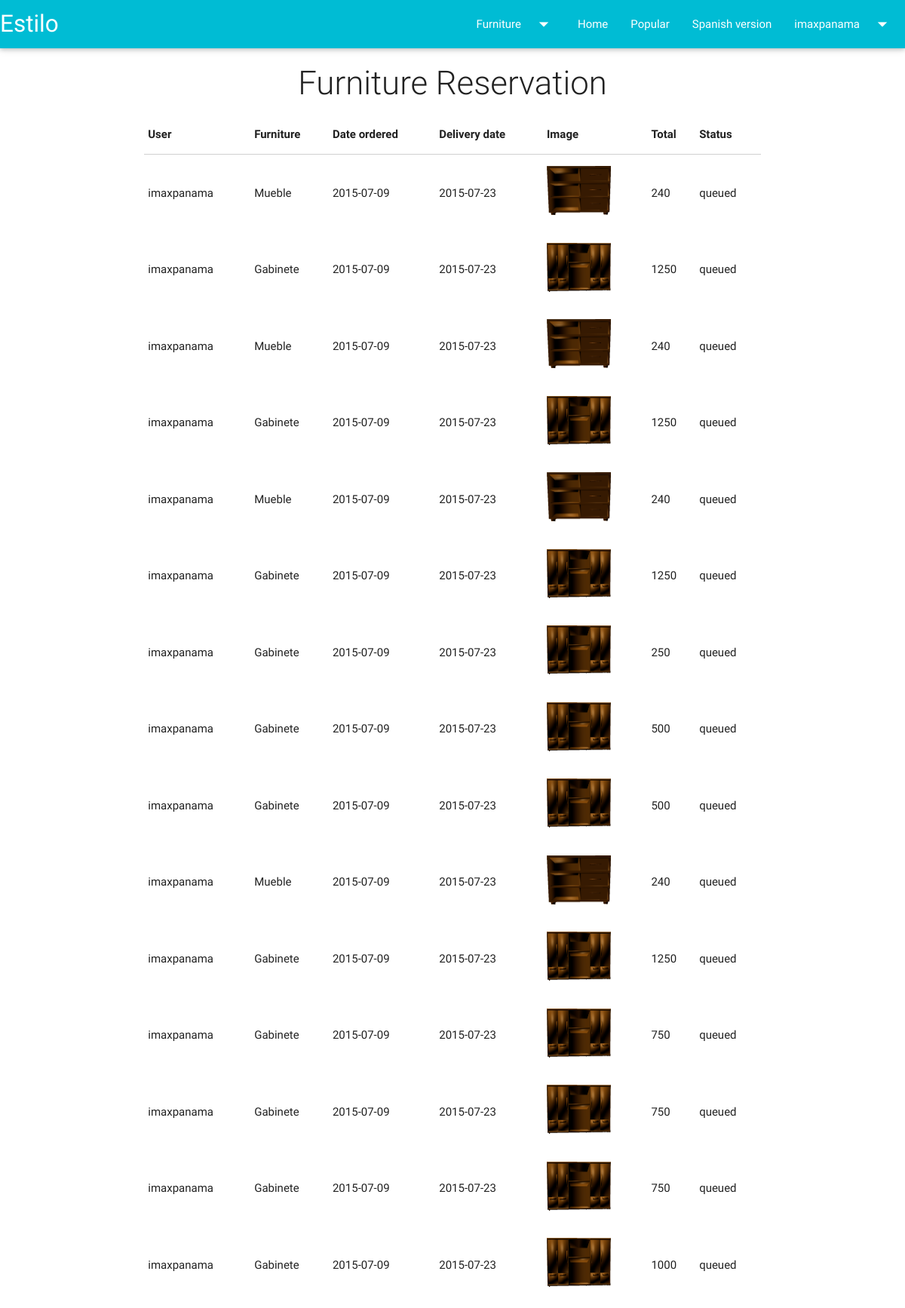
Before: /u-ver-reser.php (signed in) with the older database file.
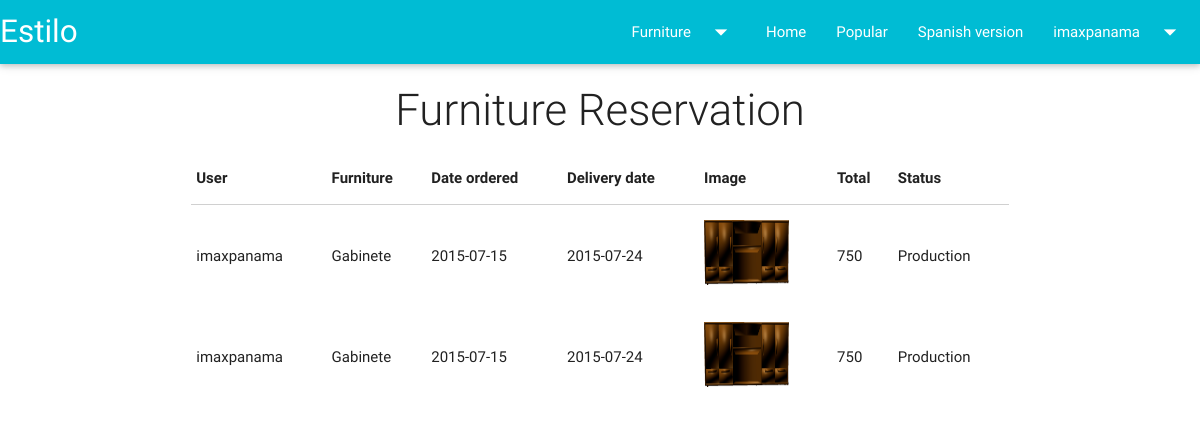
After: the same page with the newer database file.
### tables this page shows
CREATE TABLE IF NOT EXISTS `reserva` (
  `idreserva` int(5) NOT NULL AUTO_INCREMENT,
  `total` double NOT NULL,
  `fecha_ordenado` date NOT NULL,
  `fecha_entrega` date NOT NULL,
  `img` varchar(250) NOT NULL,
  `iduser` int(5) NOT NULL,
  `idmueble` int(5) NOT NULL,
  `estado` text NOT NULL,
  `orden` varchar(10) NOT NULL,
  `canti` int(11) NOT NULL,
  `fecha_p` date NOT NULL,
  PRIMARY KEY (`idreserva`),
  KEY `iduser` (`iduser`),
  KEY `idmueble` (`idmueble`)
);

CREATE TABLE IF NOT EXISTS `usuario` (
  `iduser` int(5) NOT NULL AUTO_INCREMENT,
  `usuario` varchar(25) NOT NULL,
  `nombre` varchar(25) NOT NULL,
  `apellido` varchar(25) NOT NULL,
  `contra` varchar(100) NOT NULL,
  `correo` varchar(50) NOT NULL,
  `telefono` varchar(9) NOT NULL,
  `dui` varchar(10) NOT NULL,
  `tipo` varchar(10) NOT NULL,
  `count` int(11) NOT NULL DEFAULT '0',
  PRIMARY KEY (`iduser`)
);

CREATE TABLE IF NOT EXISTS `mueble` (
  `idmueble` int(5) NOT NULL AUTO_INCREMENT,
  `nombre` varchar(50) NOT NULL,
  `descri` varchar(500) NOT NULL,
  `tipo` varchar(50) NOT NULL,
  `precio` double DEFAULT NULL,
  `img` varchar(250) DEFAULT NULL,
  `vis` int(10) DEFAULT NULL,
  PRIMARY KEY (`idmueble`)
);

### u-ver-reser.php (the view, shortened to what this page needs)
<?php
if (isset($_SESSION['suser'])) {
  $id = $_SESSION['suser'];
$consulta = "SELECT * FROM reserva where iduser='".$id."'";
$result = mysql_query($consulta);
?>
<!doctype html>
<html lang="es">
<head>
  <link type="text/css" rel="stylesheet" href="css/style.css" media="screen, projection"/>
  <link type="text/css" rel="stylesheet" href="css/materialize.css"  media="screen,projection"/>
</head>
<body>
    <h3 class="light center">Furniture Reservation</h3>
    <div class="container">
      <div class="row">
    <table class="responsive-table col s12">
      <thead>
        <tr>
          <th>User</th>
          <th>Furniture</th>
          <th>Date ordered</th>
          <th>Delivery date</th>
          <th>Image</td>
          <th>Total</th>
          <th>Status</th>
        </tr>
     </thead>
       <?php while($row = mysqli_fetch_array($result)) {
        $sql = mysql_query("SELECT usuario FROM usuario WHERE iduser= '".$row['iduser']."'");
        $dato = mysql_fetch_array($sql);
        $user = $dato['usuario'];
        $sql0 = mysql_query("SELECT nombre FROM mueble WHERE idmueble= '".$row['idmueble']."'");
        $dato0 = mysql_fetch_array($sql0);
        $mueble = $dato0['nombre'];
        ?>
      <tr>
        <td><p><?php echo $user;?></p></td>
        <td><p><?php echo $mueble;?></p></td>
        <td><p><?php echo $row['fecha_ordenado'];?></p></td>
        <td><p><?php echo $row['fecha_entrega'];?></p></td>
        <td><img src="<?php echo $row['img'];?>" style="width: 85px; height:65px;"></td>
        <td><p><?php echo $row['total'];?></p></td>
        <td><p><?php echo $row['estado'];?></p></td>
        <?php } ?>
      </tr>
    </table>
      </div>
    </div>
</body>
</html>
 <?php
}else{
  echo '<script> alert("Unauthenticated user "); location.href = "index.php"; </script>';
}
  ?>

Changed rows visible on the page:
removed reserva: iduser.usuario "imaxpanama", mueble.nombre "Mueble", fecha_ordenado "2015-07-09", fecha_entrega "2015-07-23", img (picture), total "240", estado "queued"
removed reserva: iduser.usuario "imaxpanama", mueble.nombre "Gabinete", fecha_ordenado "2015-07-09", fecha_entrega "2015-07-23", img (picture), total "1250", estado "queued"
removed reserva: iduser.usuario "imaxpanama", mueble.nombre "Mueble", fecha_ordenado "2015-07-09", fecha_entrega "2015-07-23", img (picture), total "240", estado "queued"
removed reserva: iduser.usuario "imaxpanama", mueble.nombre "Gabinete", fecha_ordenado "2015-07-09", fecha_entrega "2015-07-23", img (picture), total "1250", estado "queued"
removed reserva: iduser.usuario "imaxpanama", mueble.nombre "Mueble", fecha_ordenado "2015-07-09", fecha_entrega "2015-07-23", img (picture), total "240", estado "queued"
removed reserva: iduser.usuario "imaxpanama", mueble.nombre "Gabinete", fecha_ordenado "2015-07-09", fecha_entrega "2015-07-23", img (picture), total "1250", estado "queued"
removed reserva: iduser.usuario "imaxpanama", mueble.nombre "Gabinete", fecha_ordenado "2015-07-09", fecha_entrega "2015-07-23", img (picture), total "250", estado "queued"
removed reserva: iduser.usuario "imaxpanama", mueble.nombre "Gabinete", fecha_ordenado "2015-07-09", fecha_entrega "2015-07-23", img (picture), total "500", estado "queued"
removed reserva: iduser.usuario "imaxpanama", mueble.nombre "Gabinete", fecha_ordenado "2015-07-09", fecha_entrega "2015-07-23", img (picture), total "500", estado "queued"
removed reserva: iduser.usuario "imaxpanama", mueble.nombre "Mueble", fecha_ordenado "2015-07-09", fecha_entrega "2015-07-23", img (picture), total "240", estado "queued"
removed reserva: iduser.usuario "imaxpanama", mueble.nombre "Gabinete", fecha_ordenado "2015-07-09", fecha_entrega "2015-07-23", img (picture), total "1250", estado "queued"
removed reserva: iduser.usuario "imaxpanama", mueble.nombre "Gabinete", fecha_ordenado "2015-07-09", fecha_entrega "2015-07-23", img (picture), total "750", estado "queued"
removed reserva: iduser.usuario "imaxpanama", mueble.nombre "Gabinete", fecha_ordenado "2015-07-09", fecha_entrega "2015-07-23", img (picture), total "750", estado "queued"
removed reserva: iduser.usuario "imaxpanama", mueble.nombre "Gabinete", fecha_ordenado "2015-07-09", fecha_entrega "2015-07-23", img (picture), total "750", estado "queued"
removed reserva: iduser.usuario "imaxpanama", mueble.nombre "Gabinete", fecha_ordenado "2015-07-09", fecha_entrega "2015-07-23", img (picture), total "1000", estado "queued"
added reserva: iduser.usuario "imaxpanama", mueble.nombre "Gabinete", fecha_ordenado "2015-07-15", fecha_entrega "2015-07-24", img (picture), total "750", estado "Production"
added reserva: iduser.usuario "imaxpanama", mueble.nombre "Gabinete", fecha_ordenado "2015-07-15", fecha_entrega "2015-07-24", img (picture), total "750", estado "Production"
